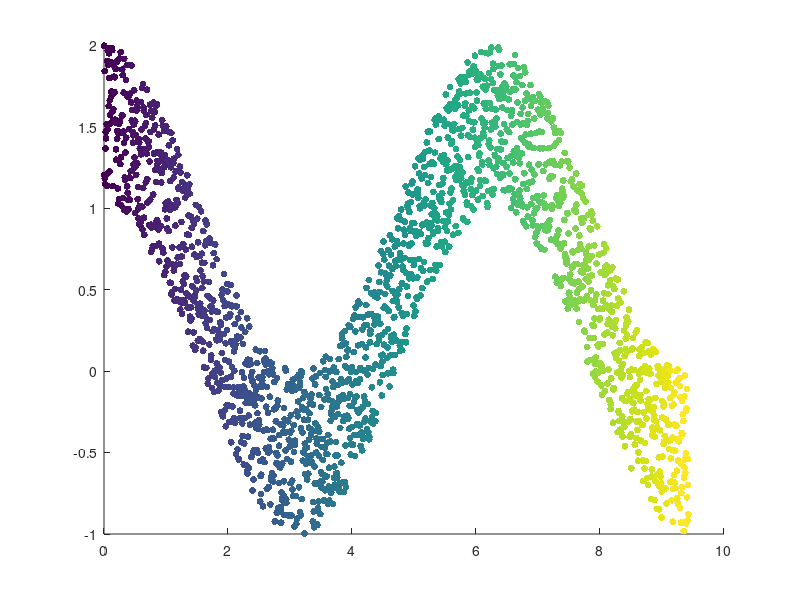

Here is the MATLAB script that generated this plot:
%=============================================================================
% Copyright (c) 2016-present Allan CORNET (Nelson)
%=============================================================================
% This file is part of the Nelson.
%=============================================================================
% LICENCE_BLOCK_BEGIN
% SPDX-License-Identifier: LGPL-3.0-or-later
% LICENCE_BLOCK_END
%=============================================================================
% <--ADV-CLI MODE-->
%=============================================================================
tic()
x = linspace(0, 3*pi, 2000);
y = cos(x) + rand(1, 2000);
sz = 25;
c = linspace(1, 10, length(x));
scatter(x, y, sz, c, 'filled')
toc()
%=============================================================================
